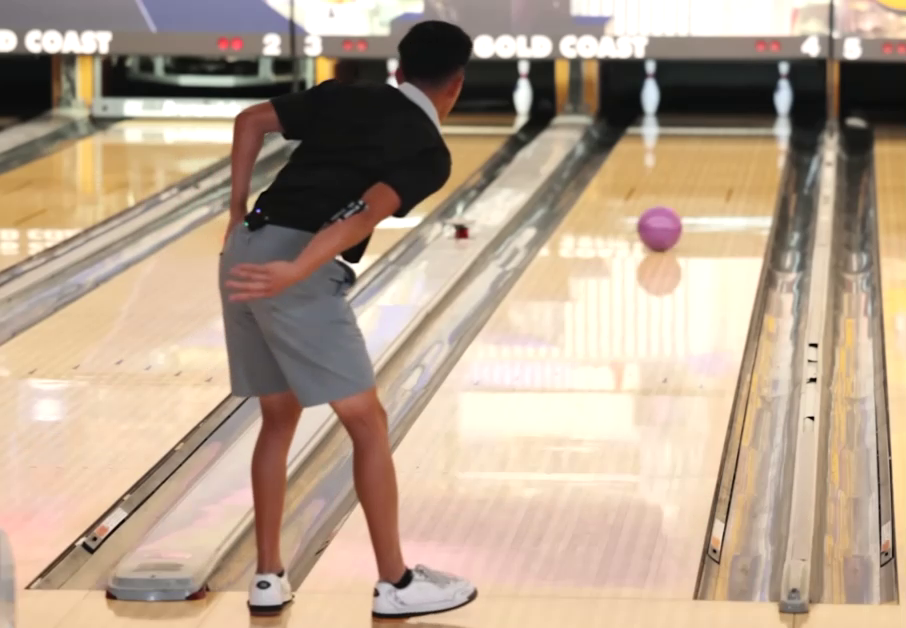
#> input picture frame 70 of data/Recording_1.mp4, 906 x 628 px, given in place of Recording_2.mp4, which was not available
$ jupyter execute Detection_test_2.ipynb   (text cells are left out)
#> lines starting #> are read from the running program, lines starting #| are printed output that depends on the picture; after the words box and inside, x2 and y2 are one past the last pixel; in counts of white or black regions, pixels touching at a corner belong together; pictures that were not available may be replaced by others from this repository, and a replacement may not be noted
[cell 1]
# Import libraries
import cv2
from pathlib import Path
import numpy as np
import matplotlib.pyplot as plt

[cell 2]
# Define the relative path to the video file (authomatic)
notebook_dir = Path().resolve()
project_root = notebook_dir.parent.parent
video_path = project_root / "data" / "recording_2" / "Recording_2.mp4"
video_path = str(video_path)

# Load the video
cap = cv2.VideoCapture(video_path)

# Check
print(
    f"Opened: {cap.isOpened()}, FPS: {cap.get(cv2.CAP_PROP_FPS)}, Total Frames: {cap.get(cv2.CAP_PROP_FRAME_COUNT)}"
)

[cell 3]
# Function to display an image
def showImage(image, title="Image"):
    plt.figure(figsize=(10, 6))
    plt.imshow(image)
    plt.title(title)
    plt.axis("off")
    plt.show()

[cell 4]
# Set frame position
cap.set(cv2.CAP_PROP_POS_FRAMES, 70)  # frame to test
prev_ret, prev_frame = cap.read()  # read frame
#> prev_frame is the input picture: shape (628, 906, 3); mean B, G, R 142.3, 162.1, 182.3
ret, frame = cap.read()  # read following frame
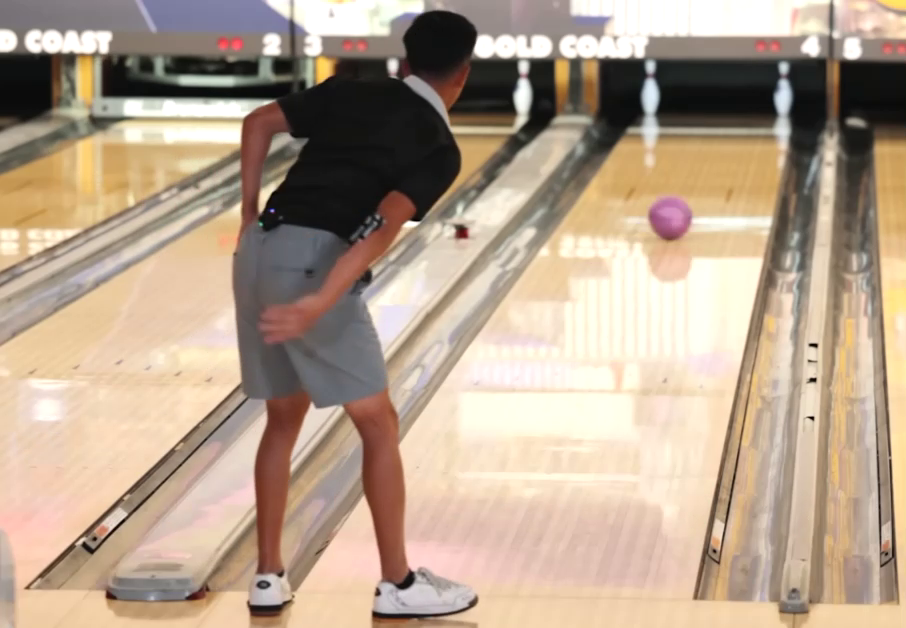
#> input picture frame 71 of data/Recording_1.mp4, 906 x 628 px, given in place of Recording_2.mp4, which was not available
#> frame is the input picture: shape (628, 906, 3); mean B, G, R 141.9, 161.7, 181.7

# Check
if not prev_ret or not ret:
    print("Failed to read the frame")
    cap.release()
    exit()

[cell 5]
# Convert to grayscale both frames
gray = cv2.cvtColor(frame, cv2.COLOR_BGR2GRAY)
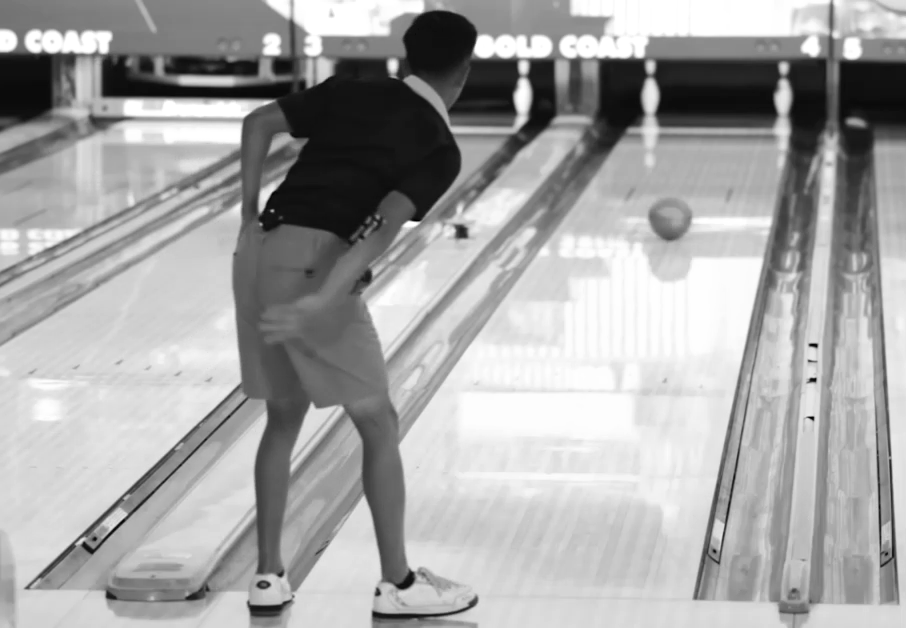
#> gray: shape (628, 906); min 0, max 255, mean 165.4
prev_gray = cv2.cvtColor(prev_frame, cv2.COLOR_BGR2GRAY)
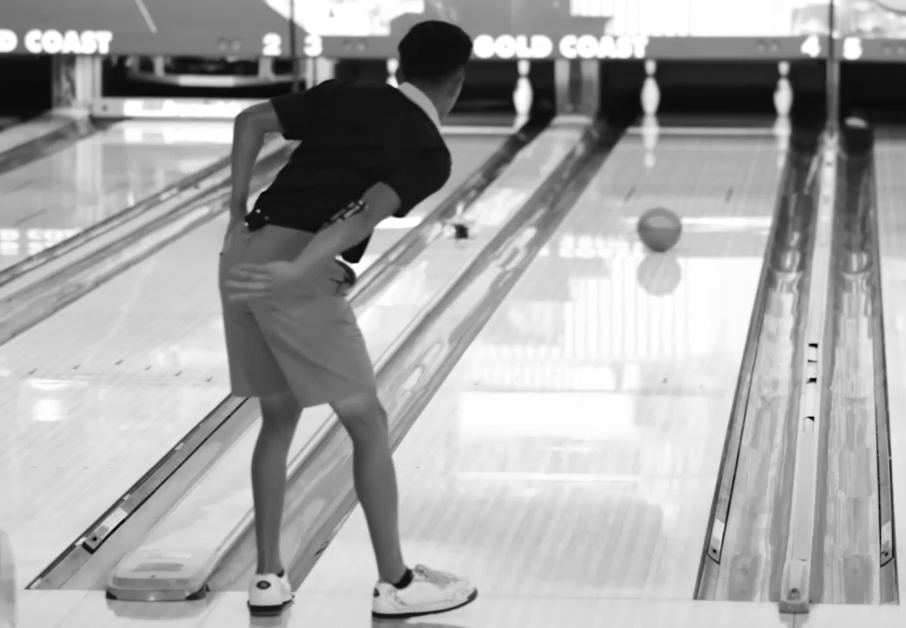
#> prev_gray: shape (628, 906); min 4, max 255, mean 165.9

# Apply a little bit of Blur
gray = cv2.GaussianBlur(gray, (5, 5), 0)
prev_gray = cv2.GaussianBlur(prev_gray, (5, 5), 0)

showImage(gray, "Gray image")

[cell 6]
# Compute frame difference with smoothed background
background = prev_gray.copy().astype("float")
bg_diff = cv2.absdiff(gray, cv2.convertScaleAbs(background))
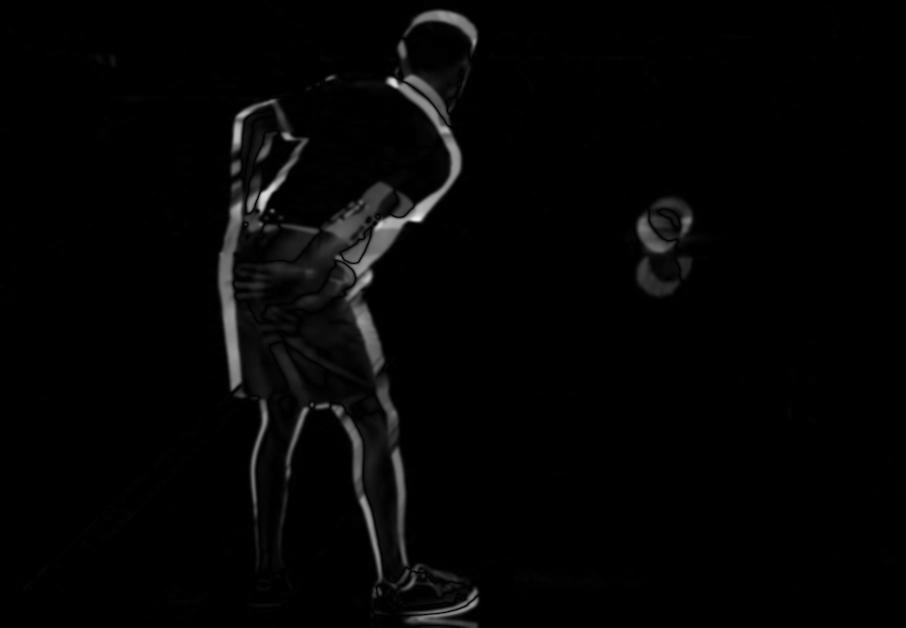
#> bg_diff: shape (628, 906); min 0, max 239, mean 4.7

showImage(bg_diff, "Different motion image")

[cell 7]
# Morphological operations to reduce noise
kernel = np.ones((5, 5), np.uint8)
thresh = cv2.morphologyEx(bg_diff, cv2.MORPH_OPEN, kernel)  # Remove small noise
thresh = cv2.morphologyEx(thresh, cv2.MORPH_CLOSE, kernel)  # Fill gaps

showImage(thresh, "Afther morphological operations")

[cell 8]
cap.release()

[cell 9]
# Hough Circle Detection
circles = cv2.HoughCircles(
    thresh,
    cv2.HOUGH_GRADIENT,
    dp=1.2,  # Inverse ratio of resolution
    minDist=100,  # Minimum distance between detected centers
    param1=50,  # Higher threshold for Canny edge detector
    param2=20,  # Accumulator threshold for circle detection
    minRadius=30,  # Minimum radius of detected circles
    maxRadius=100,  # Maximum radius of detected circles
)
#> circles = [[353.4, 177, 96.6], [317.4, 276.6, 99.24], [439.8, 49.8, 40.8], [311.4, 451.8, 50.76], [222.6, 138.6, 65.88], [449.4, 469.8, 96.6], [216.6, 407.4, 87], [431.4, 270.6, 88.68], [435, 570.6, 53.52], [318.6, 570.6, 83.28], [682.2, 214.2, 33]]

# Draw circles if detected
if circles is not None:
    circles = np.uint16(np.around(circles))
#> circles = [[353, 177, 97], [317, 277, 99], [440, 50, 41], [311, 452, 51], [223, 139, 66], [449, 470, 97], [217, 407, 87], [431, 271, 89], [435, 571, 54], [319, 571, 83], [682, 214, 33]]
    output = frame.copy()
    for i in circles[0, :]:
        cv2.circle(output, (i[0], i[1]), i[2], (0, 255, 0), 3)  # Draw circle
        cv2.circle(output, (i[0], i[1]), 2, (0, 0, 255), 3)  # Draw center
#> this loop made 11 passes
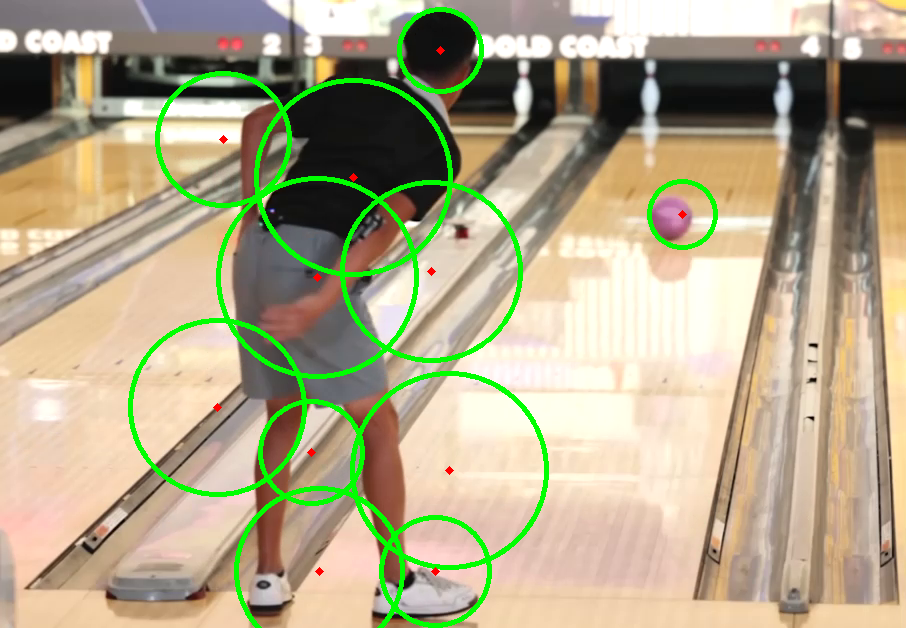
#> output: shape (628, 906, 3); 4.24% of pixels changed, all inside (x1, y1, x2, y2) = (128, 7, 718, 628)

    output_rgb = cv2.cvtColor(output, cv2.COLOR_BGR2RGB)
    showImage(output_rgb, "Detected cicles")
else:
    print("No circles detected")

[cell 10]
if circles is not None:
    x, y, r = circles[0, 0]  # Get first detected circle
#> x = 353; y = 177; r = 97
    ball = frame[y - r : y + r, x - r : x + r]  # Crop the ball region
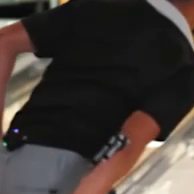
#> ball: shape (194, 194, 3); mean B, G, R 54.6, 58.8, 67.6
    if ball.size > 0:
        ball_rgb = cv2.cvtColor(ball, cv2.COLOR_BGR2RGB)
        showImage(ball_rgb, "Detected ball")

$ run again, starting later in the video
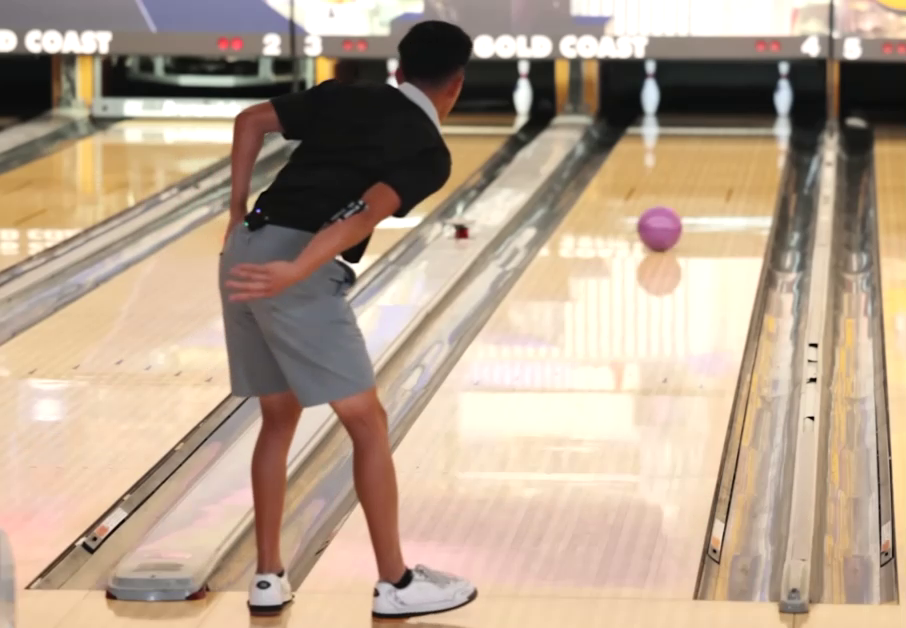
#> input picture frame 70 of data/Recording_1.mp4, 906 x 628 px, given in place of Recording_2.mp4, which was not available
#> prev_frame is the input picture: shape (628, 906, 3); mean B, G, R 142.3, 162.1, 182.3
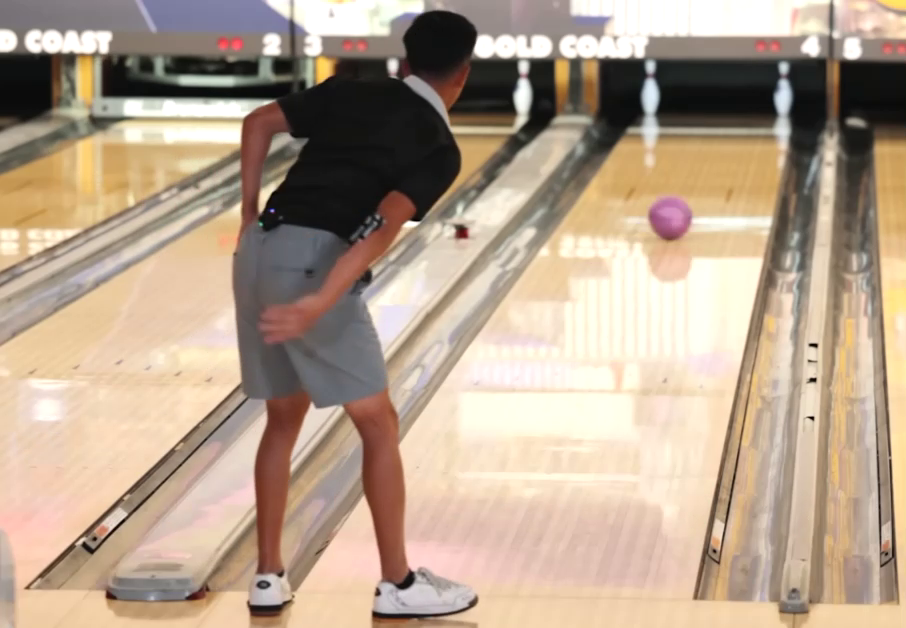
#> input picture frame 71 of data/Recording_1.mp4, 906 x 628 px, given in place of Recording_2.mp4, which was not available
#> frame is the input picture: shape (628, 906, 3); mean B, G, R 141.9, 161.7, 181.7
#> `circles = cv2.HoughCircles( thresh, cv2.HOUGH_GRADIENT, dp=1.2,`: circles = [[353.4, 177, 96.6], [317.4, 276.6, 99.24], [439.8, 49.8, 40.8], [311.4, 451.8, 50.76], [222.6, 138.6, 65.88], [449.4, 469.8, 96.6], [216.6, 407.4, 87], [431.4, 270.6, 88.68], [435, 570.6, 53.52], [318.6, 570.6, 83.28], [682.2, 214.2, 33]]
#> `circles = np.uint16(np.around(circles))`: circles = [[353, 177, 97], [317, 277, 99], [440, 50, 41], [311, 452, 51], [223, 139, 66], [449, 470, 97], [217, 407, 87], [431, 271, 89], [435, 571, 54], [319, 571, 83], [682, 214, 33]]
#> the loop `for i in circles[0, :]:` made 11 passes
#> x = 353; y = 177; r = 97

$ run again, starting later in the video
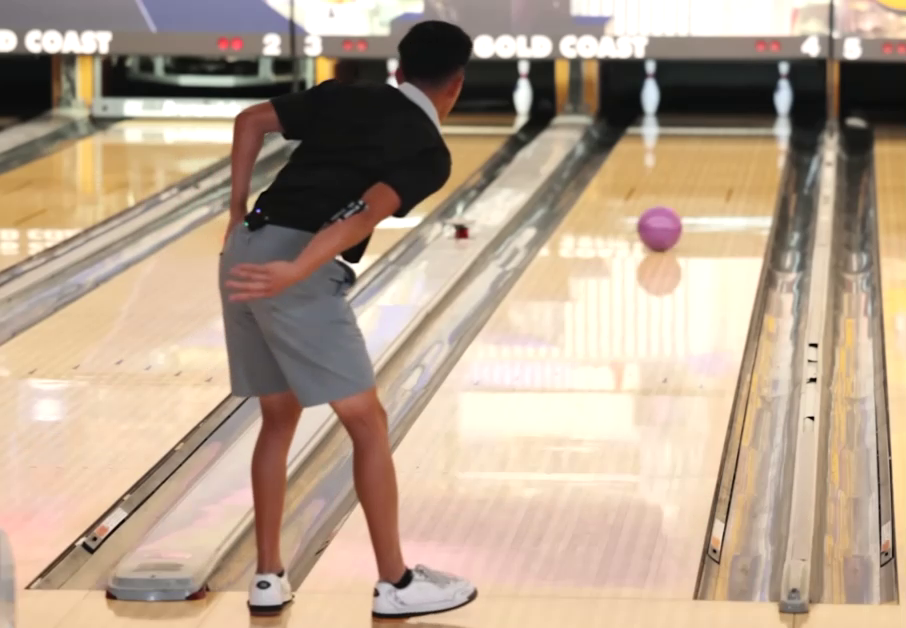
#> input picture frame 70 of data/Recording_1.mp4, 906 x 628 px, given in place of Recording_2.mp4, which was not available
#> prev_frame is the input picture: shape (628, 906, 3); mean B, G, R 142.3, 162.1, 182.3
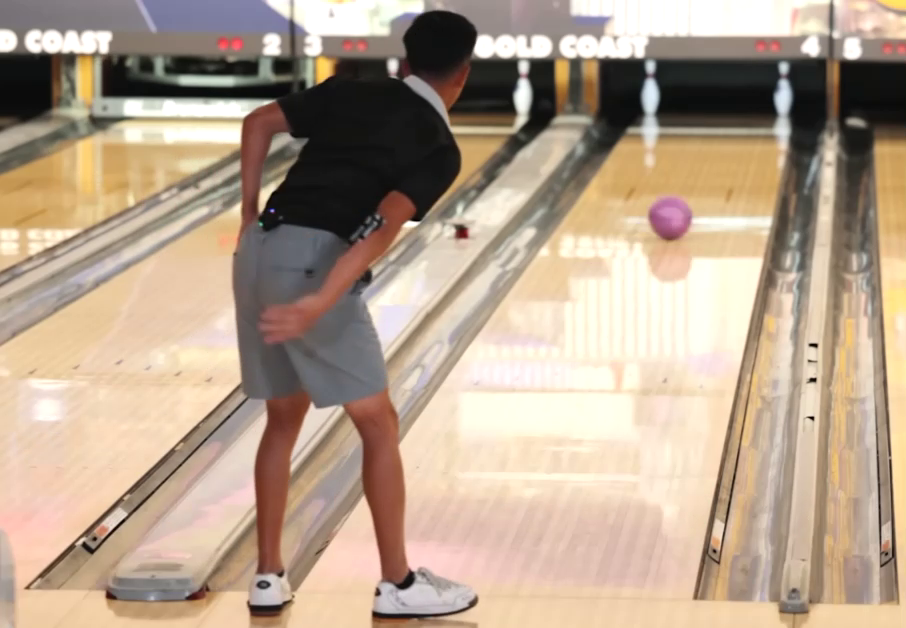
#> input picture frame 71 of data/Recording_1.mp4, 906 x 628 px, given in place of Recording_2.mp4, which was not available
#> frame is the input picture: shape (628, 906, 3); mean B, G, R 141.9, 161.7, 181.7
#> `circles = cv2.HoughCircles( thresh, cv2.HOUGH_GRADIENT, dp=1.2,`: circles = [[353.4, 177, 96.6], [317.4, 276.6, 99.24], [439.8, 49.8, 40.8], [311.4, 451.8, 50.76], [222.6, 138.6, 65.88], [449.4, 469.8, 96.6], [216.6, 407.4, 87], [431.4, 270.6, 88.68], [435, 570.6, 53.52], [318.6, 570.6, 83.28], [682.2, 214.2, 33]]
#> `circles = np.uint16(np.around(circles))`: circles = [[353, 177, 97], [317, 277, 99], [440, 50, 41], [311, 452, 51], [223, 139, 66], [449, 470, 97], [217, 407, 87], [431, 271, 89], [435, 571, 54], [319, 571, 83], [682, 214, 33]]
#> the loop `for i in circles[0, :]:` made 11 passes
#> x = 353; y = 177; r = 97
